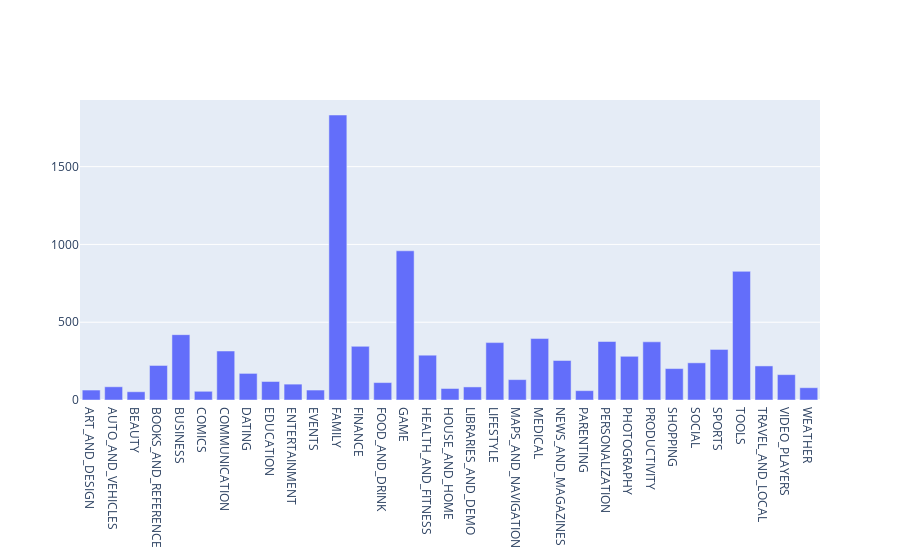

The code cell stored with this chart in its notebook:
### Markdown cell above
## 4. Exploring app categories
<p>With more than 1 billion active users in 190 countries around the world, Google Play continues to be an important distribution platform to build a global audience. For businesses to get their apps in front of users, it's important to make them more quickly and easily discoverable on Google Play. To improve the overall search experience, Google has introduced the concept of grouping apps into categories.</p>
<p>This brings us to the following questions:</p>
<ul>
<li>Which category has the highest share of (active) apps in the market? </li>
<li>Is any specific category dominating the market?</li>
<li>Which categories have the fewest number of apps?</li>
</ul>
<p>We will see that there are <code>33</code> unique app categories present in our dataset. <em>Family</em> and <em>Game</em> apps have the highest market prevalence. Interestingly, <em>Tools</em>, <em>Business</em> and <em>Medical</em> apps are also at the top.</p>

### Code cell
import plotly
plotly.offline.init_notebook_mode(connected=True)
import plotly.graph_objs as go

# Print the total number of unique categories
num_categories = apps['Category'].nunique()
print('Number of categories = ', num_categories)

# Count the number of apps in each 'Category'. 
num_apps_in_category = apps.groupby('Category')['App'].count()

# Sort num_apps_in_category in descending order based on the count of apps in each category
sorted_num_apps_in_category = num_apps_in_category.sort_values(ascending=False)

data = [go.Bar(
        x = num_apps_in_category.index, # index = category name
        y = num_apps_in_category.values, # value = count
)]

plotly.offline.iplot(data)

### Figure 1 — Plotly figure (JSON) as saved in the notebook; plotly's stock layout.template omitted (floating-point values rounded to 4 significant figures)
{"data": [{"type": "bar", "x": ["ART_AND_DESIGN", "AUTO_AND_VEHICLES", "BEAUTY", "BOOKS_AND_REFERENCE", "BUSINESS", "COMICS", "COMMUNICATION", "DATING", "EDUCATION", "ENTERTAINMENT", "EVENTS", "FAMILY", "FINANCE", "FOOD_AND_DRINK", "GAME", "HEALTH_AND_FITNESS", "HOUSE_AND_HOME", "LIBRARIES_AND_DEMO", "LIFESTYLE", "MAPS_AND_NAVIGATION", "MEDICAL", "NEWS_AND_MAGAZINES", "PARENTING", "PERSONALIZATION", "PHOTOGRAPHY", "PRODUCTIVITY", "SHOPPING", "SOCIAL", "SPORTS", "TOOLS", "TRAVEL_AND_LOCAL", "VIDEO_PLAYERS", "WEATHER"], "y": [64, 85, 53, 222, 420, 56, 315, 171, 119, 102, 64, 1832, 345, 112, 959, 288, 74, 84, 369, 131, 395, 254, 60, 376, 281, 374, 202, 239, 325, 827, 219, 163, 79]}], "layout": {}}
